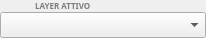
<?xml version="1.0" encoding="UTF-8"?>
<ui version="4.0">
 <class>LayerToolBarWidget</class>
 <widget class="QWidget" name="LayerToolBarWidget">
  <property name="geometry">
   <rect>
    <x>0</x>
    <y>0</y>
    <width>206</width>
    <height>32</height>
   </rect>
  </property>
  <property name="sizePolicy">
   <sizepolicy hsizetype="Preferred" vsizetype="Preferred">
    <horstretch>0</horstretch>
    <verstretch>0</verstretch>
   </sizepolicy>
  </property>
  <property name="minimumSize">
   <size>
    <width>180</width>
    <height>0</height>
   </size>
  </property>
  <property name="font">
   <font>
    <family>Hack</family>
    <pointsize>10</pointsize>
   </font>
  </property>
  <property name="windowTitle">
   <string>Form</string>
  </property>
  <layout class="QVBoxLayout" name="verticalLayout">
   <property name="spacing">
    <number>0</number>
   </property>
   <property name="leftMargin">
    <number>0</number>
   </property>
   <property name="topMargin">
    <number>0</number>
   </property>
   <property name="rightMargin">
    <number>0</number>
   </property>
   <property name="bottomMargin">
    <number>0</number>
   </property>
   <item>
    <widget class="QLabel" name="label">
     <property name="font">
      <font>
       <family>Hack</family>
       <pointsize>6</pointsize>
       <bold>true</bold>
      </font>
     </property>
     <property name="styleSheet">
      <string notr="true">color: rgb(124, 124, 124);</string>
     </property>
     <property name="text">
      <string>LAYER ATTIVO</string>
     </property>
     <property name="alignment">
      <set>Qt::AlignLeading|Qt::AlignLeft|Qt::AlignVCenter</set>
     </property>
     <property name="margin">
      <number>-1</number>
     </property>
     <property name="indent">
      <number>35</number>
     </property>
    </widget>
   </item>
   <item>
    <widget class="LayerComboBox" name="comboBox">
     <property name="minimumSize">
      <size>
       <width>165</width>
       <height>0</height>
      </size>
     </property>
    </widget>
   </item>
  </layout>
 </widget>
 <customwidgets>
  <customwidget>
   <class>LayerComboBox</class>
   <extends>QComboBox</extends>
   <header>LayerComboBox.h</header>
  </customwidget>
 </customwidgets>
 <resources/>
 <connections/>
</ui>
